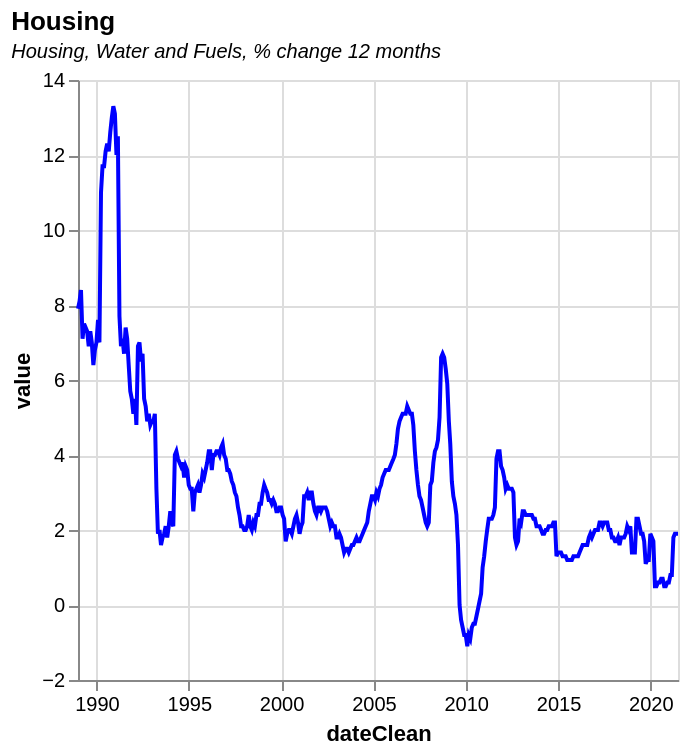

Express this chart as Vega-Lite.
### Vega-Lite specification from a JSON file in a GitHub repository (floating-point values rounded to 4 significant figures; data arrays with more than 128 entries replaced by an {"elided": "..."} marker saying what was removed)
{"$schema": "https://vega.github.io/schema/vega-lite/v5.json", "title": {"text": "Housing", "subtitle": "Housing, Water and Fuels, % change 12 months", "subtitleFontStyle": "italic", "subtitleFontSize": 10, "anchor": "start", "color": "black"}, "width": 300, "height": 300, "data": {"values": {"elided": "391 records"}}, "mark": {"type": "line", "color": "blue", "strokeWidth": 2, "opacity": 1}, "transform": [{"calculate": "replace(datum.date, ' JAN', '-01')", "as": "date1"}, {"calculate": "replace(datum.date1, ' FEB', '-02')", "as": "date2"}, {"calculate": "replace(datum.date2, ' MAR', '-03')", "as": "date3"}, {"calculate": "replace(datum.date3, ' APR', '-04')", "as": "date4"}, {"calculate": "replace(datum.date4, ' MAY', '-05')", "as": "date5"}, {"calculate": "replace(datum.date5, ' JUN', '-06')", "as": "date6"}, {"calculate": "replace(datum.date6, ' JUL', '-07')", "as": "date7"}, {"calculate": "replace(datum.date7, ' AUG', '-08')", "as": "date8"}, {"calculate": "replace(datum.date8, ' SEP', '-09')", "as": "date9"}, {"calculate": "replace(datum.date9, ' OCT', '-10')", "as": "date10"}, {"calculate": "replace(datum.date10, ' NOV', '-11')", "as": "date11"}, {"calculate": "replace(datum.date11, ' DEC', '-12')", "as": "date12"}, {"calculate": "timeParse(datum.date12, '%Y-%m')", "as": "dateClean"}], "encoding": {"x": {"field": "dateClean", "type": "temporal"}, "y": {"field": "value", "type": "quantitative", "scale": {}}}}
